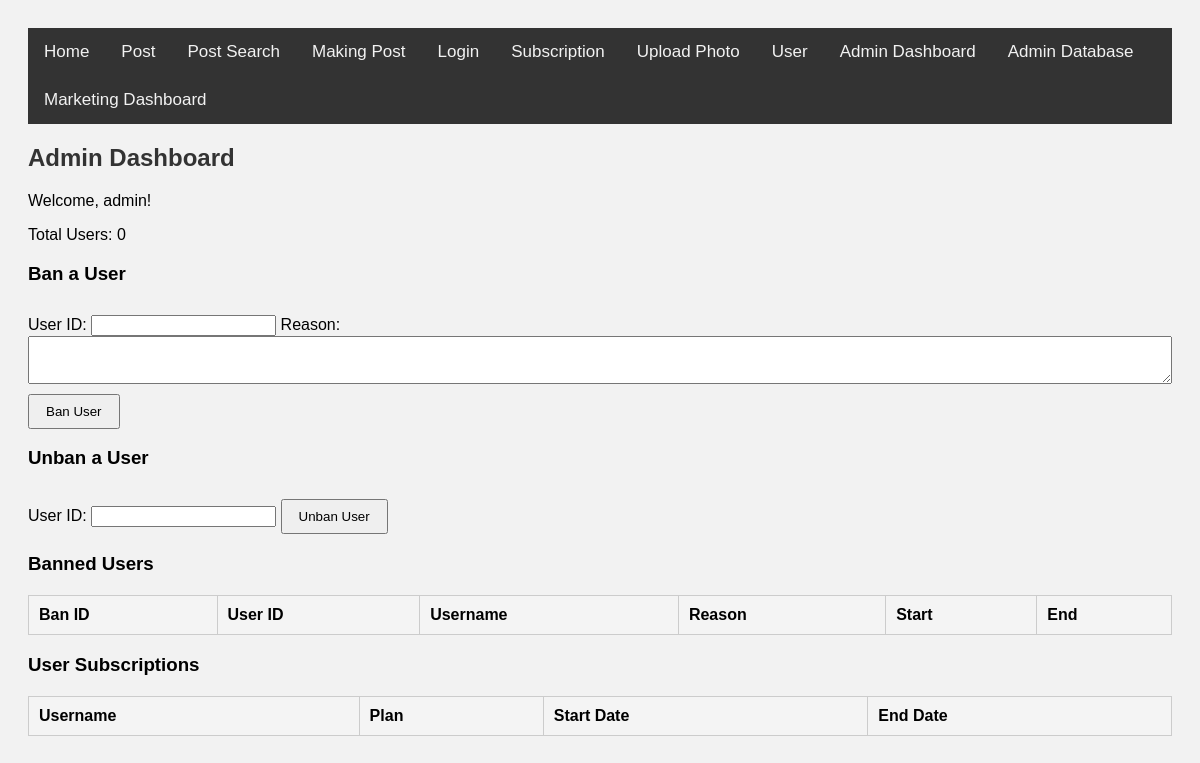
The app's page /PhotoLearn/admin_dashboard.php (signed in), older data.
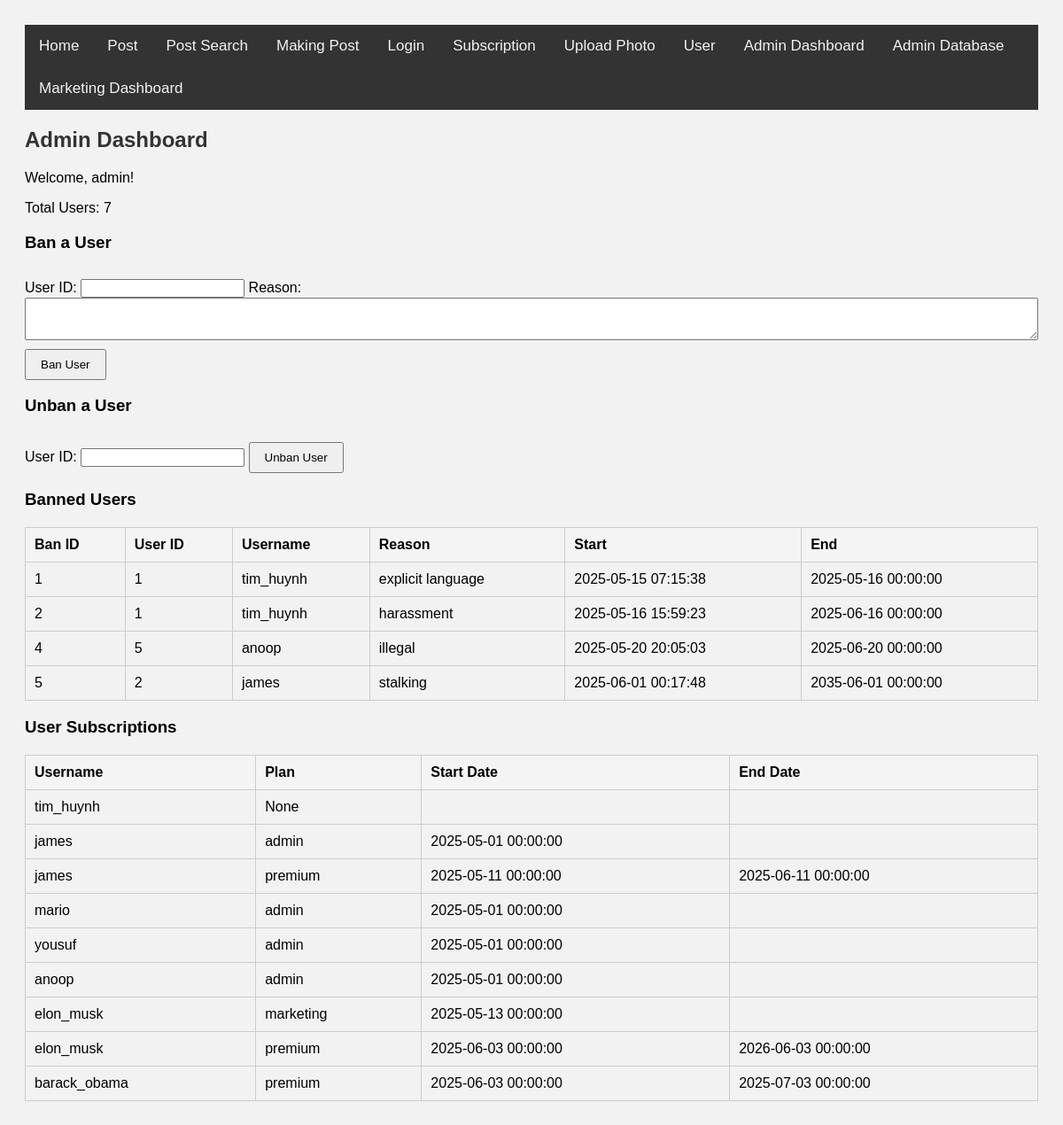
The same page, newer data.
### tables this page shows
CREATE TABLE IF NOT EXISTS Bans (
  ban_id INT NOT NULL AUTO_INCREMENT,
  reason VARCHAR(256),
  user_id INT,
  ban_start DATETIME,
  ban_end DATETIME,
  CHECK (ban_start <= ban_end),
  PRIMARY KEY (ban_id)
);

CREATE TABLE IF NOT EXISTS Users (
  user_id INT NOT NULL AUTO_INCREMENT,
  username VARCHAR(40),
  pass_hash VARCHAR(64),
  birthdate DATE,
  email VARCHAR(320),
  join_date DATE,
  private_acc BOOLEAN NOT NULL CHECK (private_acc IN (0, 1)),
  display_name VARCHAR(40),
  profile_photo_id INT,
  PRIMARY KEY (user_id)
);

CREATE TABLE IF NOT EXISTS Subscriptions (
  subscription_id INT NOT NULL AUTO_INCREMENT,
  user_id INT NOT NULL,
  plan VARCHAR(16) NOT NULL CHECK (plan IN ('premium', 'marketing', 'admin')),
  date_start DATETIME,
  date_end DATETIME,
  CHECK (date_start <= date_end),
  PRIMARY KEY (subscription_id)
);

### PhotoLearn/admin_dashboard.php (the view, shortened to what this page needs)
<?php
$conn = new mysqli($servername, $username, $password, $database, $port);
$total_users = 0;
$user_result = $conn->query("SELECT COUNT(*) as count FROM Users");
if ($row = $user_result->fetch_assoc()) {
    $total_users = $row['count'];
}
$sql = "SELECT u.username, s.plan, s.date_start, s.date_end
        FROM Users u
        LEFT JOIN Subscriptions s ON u.user_id = s.user_id";
$result = $conn->query($sql);
$banlist = $conn->query("
    SELECT b.ban_id, b.user_id, u.username, b.reason, b.ban_start, b.ban_end
    FROM Bans b
    JOIN Users u ON b.user_id = u.user_id
");
?>
<html>
<head>
    <link rel="stylesheet" href="admin_dashboard.css">
</head>
<body>
    <?php require_once 'header.inc.php';?>
    <h2>Admin Dashboard</h2>
    <p>Welcome, <?php echo htmlspecialchars($_SESSION['username']); ?>!</p>
    <p>Total Users: <?php echo $total_users; ?></p>
    <h3>Ban a User</h3>
    <form method="POST">
        <label>User ID:</label>
        <input type="number" name="ban_user_id" required>
        <label>Reason:</label>
        <textarea name="ban_reason" required></textarea>
        <input type="submit" name="ban_user" value="Ban User">
    </form>
    <h3>Unban a User</h3>
    <form method="POST">
        <label>User ID:</label>
        <input type="number" name="unban_user_id" required>
        <input type="submit" name="unban_user" value="Unban User">
    </form>
    <h3>Banned Users</h3>
    <table>
        <tr>
            <th>Ban ID</th>
            <th>User ID</th>
            <th>Username</th>
            <th>Reason</th>
            <th>Start</th>
            <th>End</th>
        </tr>
        <?php while ($row = $banlist->fetch_assoc()): ?>
        <tr>
            <td><?= htmlspecialchars($row['ban_id']) ?></td>
            <td><?= htmlspecialchars($row['user_id']) ?></td>
            <td><?= htmlspecialchars($row['username']) ?></td>
            <td><?= htmlspecialchars($row['reason']) ?></td>
            <td><?= htmlspecialchars($row['ban_start']) ?></td>
            <td><?= htmlspecialchars($row['ban_end']) ?></td>
        </tr>
        <?php endwhile; ?>
    </table>
    <h3>User Subscriptions</h3>
    <table>
        <tr>
            <th>Username</th>
            <th>Plan</th>
            <th>Start Date</th>
            <th>End Date</th>
        </tr>
        <?php while ($row = $result->fetch_assoc()): ?>
        <tr>
            <td><?php echo htmlspecialchars($row['username']); ?></td>
            <td><?php echo htmlspecialchars($row['plan'] ?? 'None'); ?></td>
            <td><?php echo htmlspecialchars($row['date_start'] ?? ''); ?></td>
            <td><?php echo htmlspecialchars($row['date_end'] ?? ''); ?></td>
        </tr>
        <?php endwhile; ?>
    </table>
</body>
</html>

### PhotoLearn/header.inc.php (shortened to what this page needs)
<head>
    <link rel="stylesheet" href="base.css">
</head>
<div class="topnav">
    <a href="index.php">Home</a>
    <a href="post.php">Post</a>
    <a href="post_search.php">Post Search</a>
    <a href="making_post.php">Making Post</a>
    <a href="login_page.php">Login</a>
    <a href="subscription_page.php">Subscription</a>
    <a href="upload_photo.php">Upload Photo</a>
    <a href="user_page.php">User</a>
    <a href="admin_dashboard.php">Admin Dashboard</a>
    <a href="admin_database.php">Admin Database</a>
    <a href="marketing_dashboard.php">Marketing Dashboard</a>
</div>

### PhotoLearn/admin_dashboard.css (style rules this page uses)
body { font-family: Arial, sans-serif; padding: 20px; background-color: #f2f2f2; }
h2 { color: #333; }
table { border-collapse: collapse; width: 100%; margin-top: 20px; }
th, td { padding: 10px; border: 1px solid #ccc; text-align: left; }
th { background-color: #f4f4f4; }
form { margin-top: 30px; }
input[type="text"], textarea { width: 100%; padding: 8px; margin-bottom: 10px; }
input[type="submit"] { padding: 8px 16px; }

### PhotoLearn/base.css (style rules this page uses)
.topnav { background-color: #333; overflow: hidden; }
.topnav a { float: left; color: #f2f2f2; text-align: center; padding: 14px 16px; text-decoration: none; font-size: 17px; }

Row changes from the older to the newer data that the page shows:
added bans: ban_id "1", user "1", user.username "tim_huynh", reason "explicit language", ban_start "2025-05-15 07:15:38", ban_end "2025-05-16 00:00:00"
added bans: ban_id "2", user "1", user.username "tim_huynh", reason "harassment", ban_start "2025-05-16 15:59:23", ban_end "2025-06-16 00:00:00"
added bans: ban_id "4", user "5", user.username "anoop", reason "illegal", ban_start "2025-05-20 20:05:03", ban_end "2025-06-20 00:00:00"
added bans: ban_id "5", user "2", user.username "james", reason "stalking", ban_start "2025-06-01 00:17:48", ban_end "2035-06-01 00:00:00"
added users: username "tim_huynh", plan "None"
added subscriptions: user.username "james", plan "admin", date_start "2025-05-01 00:00:00"
added subscriptions: user.username "james", plan "premium", date_start "2025-05-11 00:00:00", date_end "2025-06-11 00:00:00"
added subscriptions: user.username "mario", plan "admin", date_start "2025-05-01 00:00:00"
added subscriptions: user.username "yousuf", plan "admin", date_start "2025-05-01 00:00:00"
added subscriptions: user.username "anoop", plan "admin", date_start "2025-05-01 00:00:00"
added subscriptions: user.username "elon_musk", plan "marketing", date_start "2025-05-13 00:00:00"
added subscriptions: user.username "elon_musk", plan "premium", date_start "2025-06-03 00:00:00", date_end "2026-06-03 00:00:00"
added subscriptions: user.username "barack_obama", plan "premium", date_start "2025-06-03 00:00:00", date_end "2025-07-03 00:00:00"
Text that changed along with them:
$total_users: "0" → "7"
